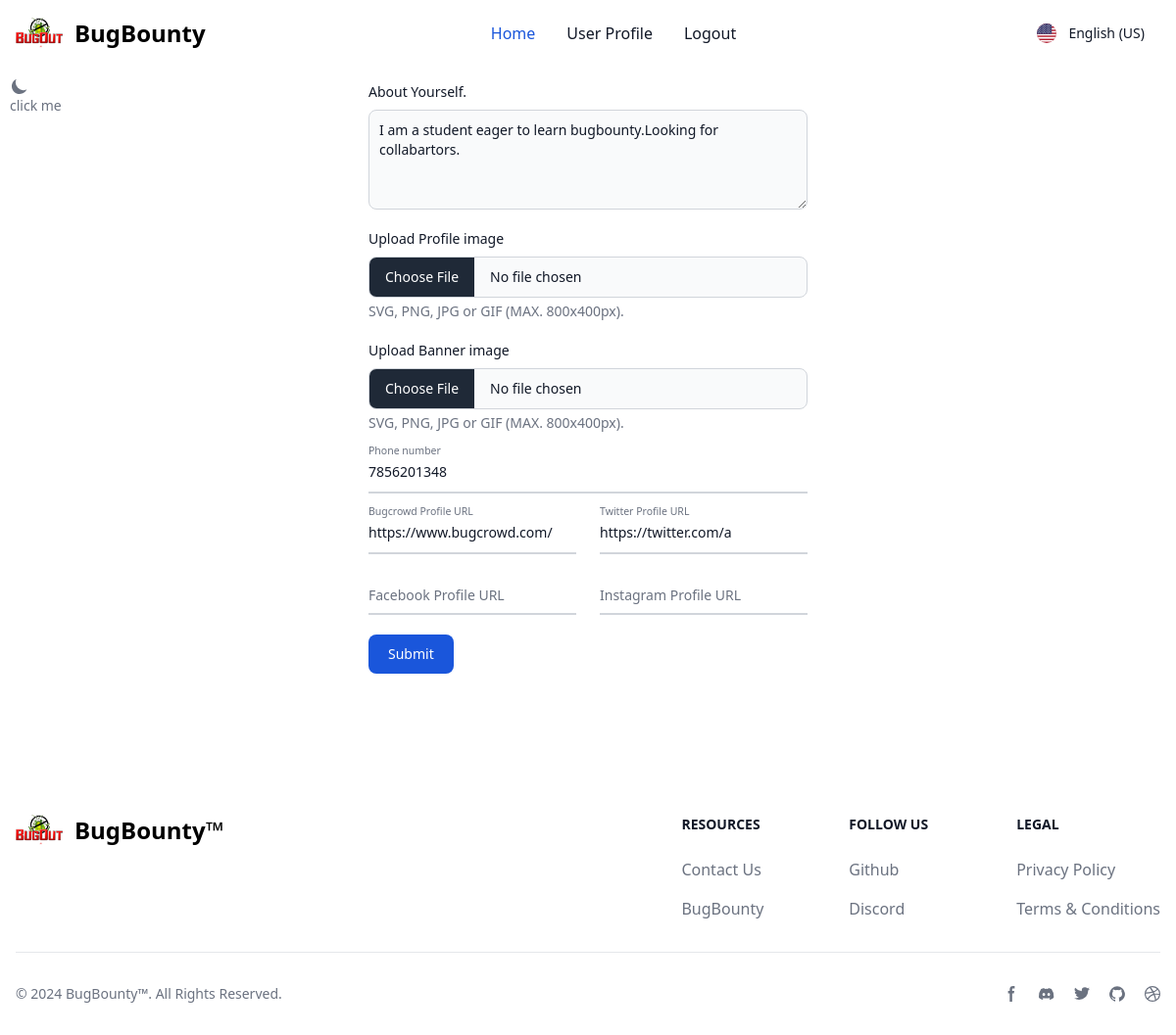
Before: /updateprofile/ (signed in) with the older database file.
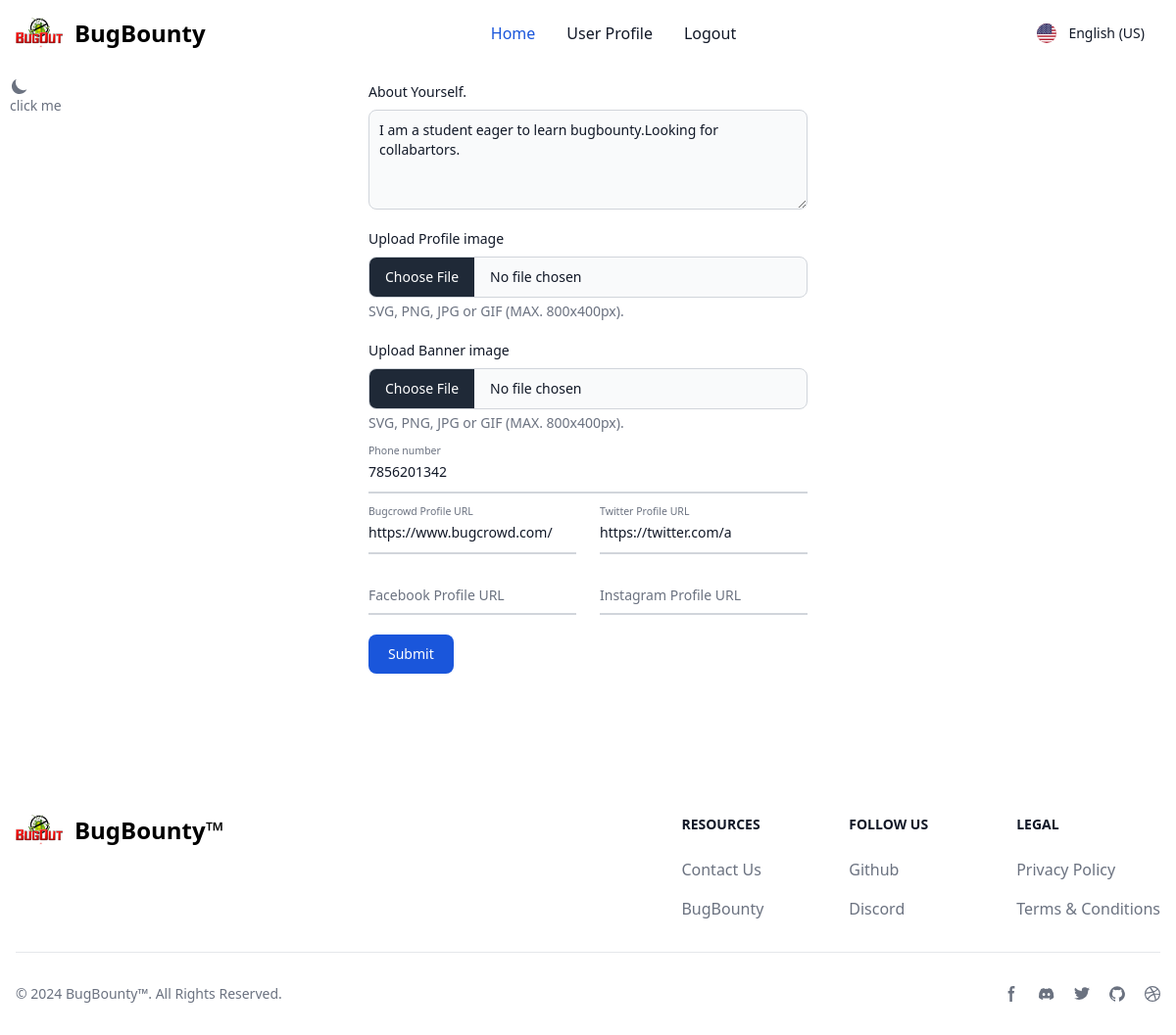
After: the same page with the newer database file.
### app/models.py (models this page shows)
class UserProfile(models.Model):
    user = models.ForeignKey(User, on_delete=models.CASCADE)
    username = models.CharField(max_length=150)
    profilepicture = models.ImageField(
        upload_to='images', height_field=None, width_field=None, max_length=None)
    banner = models.ImageField(
        upload_to='images', height_field=None, width_field=None, max_length=None, blank=True)
    about = models.TextField()
    collabs = models.IntegerField(default=0, null=True, blank=True)
    bugcrowd = models.CharField(max_length=150, blank=True)
    twitter = models.CharField(max_length=150, blank=True)
    fb = models.CharField(max_length=150, blank=True)
    insta = models.CharField(max_length=150, blank=True)
    phone = models.BigIntegerField(blank=True)

### app/views.py (the view, shortened to what this page needs)
# urls.py: path('updateprofile/', updateUserProfile, name='updateprofile'),
@login_required(login_url='/login')
def updateUserProfile(request):
    try:
        query = UserProfile.objects.filter(user=request.user).first()
        context = UserProfile.objects.filter(user=request.user)
        return render(request, 'addprofile.html', {"query": context})
    except Exception as e:
        print(e)
        return redirect(page404)

### app/templates/addprofile.html (shortened to what the changed rows need)
{% extends 'base.html' %} {% block content %}
<div class="px-5 md:px-10">
  <form class="max-w-md mx-auto" method="post" enctype="multipart/form-data" id="userprofile">
    {% csrf_token %} {% if query %} {% for val in query %}
    <div class="relative z-0 w-full mb-5 group">
      <label
        for="message"
        class="block mb-2 text-sm font-medium text-gray-900 dark:text-white"
        >About Yourself.</label
      >
      <textarea
        id="message"
        rows="4"
        name="about"
        class="block p-2.5 w-full text-sm text-gray-900 bg-gray-50 rounded-lg border border-gray-300 focus:ring-blue-500 focus:border-blue-500 dark:bg-gray-700 dark:border-gray-600 dark:placeholder-gray-400 dark:text-white dark:focus:ring-blue-500 dark:focus:border-blue-500"
        placeholder="I am a ethical hacker and penitration tester..."
        required
      >
{{val.about}}</textarea
      >
    </div>
    <div class="relative z-0 w-full mb-5 group">
      <label
        class="block mb-2 text-sm font-medium text-gray-900 dark:text-white"
        for="file_input"
        >Upload Profile image</label
      >
      <input
        class="block w-full text-sm text-gray-900 border border-gray-300 rounded-lg cursor-pointer bg-gray-50 dark:text-gray-400 focus:outline-none dark:bg-gray-700 dark:border-gray-600 dark:placeholder-gray-400"
        aria-describedby="file_input_help"
        id="file_input"
        type="file"
        name="profile"
      />
      <p
        class="mt-1 text-sm text-gray-500 dark:text-gray-300"
        id="file_input_help"
      >
        SVG, PNG, JPG or GIF (MAX. 800x400px).
      </p>
    </div>
    <div class="relative z-0 w-full mb-5 group">
      <label
        class="block mb-2 text-sm font-medium text-gray-900 dark:text-white"
        for="file_input"
        >Upload Banner image</label
      >
      <input
        class="block w-full text-sm text-gray-900 border border-gray-300 rounded-lg cursor-pointer bg-gray-50 dark:text-gray-400 focus:outline-none dark:bg-gray-700 dark:border-gray-600 dark:placeholder-gray-400"
        aria-describedby="file_input_help"
        id="file_input"
        type="file"
        name="banner"
      />
      <p
        class="mt-1 text-sm text-gray-500 dark:text-gray-300"
        id="file_input_help"
      >
        SVG, PNG, JPG or GIF (MAX. 800x400px).
      </p>
    </div>
    <div class="relative z-0 w-full mb-5 group">
      <input
        type="number"
        name="phone"
        id="floating_phone"
        value="{{val.phone}}"
        class="block py-2.5 px-0 w-full text-sm text-gray-900 bg-transparent border-0 border-b-2 border-gray-300 appearance-none dark:text-white dark:border-gray-600 dark:focus:border-blue-500 focus:outline-none focus:ring-0 focus:border-blue-600 peer"
        placeholder=" "
        required
      />
      <label
        for="floating_phone"
        class="peer-focus:font-medium absolute text-sm text-gray-500 dark:text-gray-400 duration-300 transform -translate-y-6 scale-75 top-3 -z-10 origin-[0] peer-focus:start-0 rtl:peer-focus:translate-x-1/4 peer-focus:text-blue-600 peer-focus:dark:text-blue-500 peer-placeholder-shown:scale-100 peer-placeholder-shown:translate-y-0 peer-focus:scale-75 peer-focus:-translate-y-6"
        >Phone number
      </label>
    </div>
    <div class="grid md:grid-cols-2 md:gap-6">
      <div class="relative z-0 w-full mb-5 group">
        <input
          type="text"
          name="bugcrowd"
          id="floating_first_name"
          value="{{val.bugcrowd}}"
          class="block py-2.5 px-0 w-full text-sm text-gray-900 bg-transparent border-0 border-b-2 border-gray-300 appearance-none dark:text-white dark:border-gray-600 dark:focus:border-blue-500 focus:outline-none focus:ring-0 focus:border-blue-600 peer"
          placeholder="Bugcrowd Profile URL"
          required
        />
        <label
          for="floating_first_name"
          class="peer-focus:font-medium absolute text-sm text-gray-500 dark:text-gray-400 duration-300 transform -translate-y-6 scale-75 top-3 -z-10 origin-[0] peer-focus:start-0 rtl:peer-focus:translate-x-1/4 peer-focus:text-blue-600 peer-focus:dark:text-blue-500 peer-placeholder-shown:scale-100 peer-placeholder-shown:translate-y-0 peer-focus:scale-75 peer-focus:-translate-y-6"
          >Bugcrowd Profile URL</label
        >
      </div>
      <div class="relative z-0 w-full mb-5 group">
        <input
          type="text"
          name="twitter"
          value="{{val.twitter}}"
          id="floating_last_name"
          class="block py-2.5 px-0 w-full text-sm text-gray-900 bg-transparent border-0 border-b-2 border-gray-300 appearance-none dark:text-white dark:border-gray-600 dark:focus:border-blue-500 focus:outline-none focus:ring-0 focus:border-blue-600 peer"
          placeholder=" "
          required
        />
        <label
          for="floating_last_name"
          class="peer-focus:font-medium absolute text-sm text-gray-500 dark:text-gray-400 duration-300 transform -translate-y-6 scale-75 top-3 -z-10 origin-[0] peer-focus:start-0 rtl:peer-focus:translate-x-1/4 peer-focus:text-blue-600 peer-focus:dark:text-blue-500 peer-placeholder-shown:scale-100 peer-placeholder-shown:translate-y-0 peer-focus:scale-75 peer-focus:-translate-y-6"
          >Twitter Profile URL</label
        >
      </div>
    </div>
    <div class="grid md:grid-cols-2 md:gap-6">
      <div class="relative z-0 w-full mb-5 group">
        <input
          type="text"
          name="facebook"
          value="{{val.fb}}"
          id="floating_phone"
          class="block py-2.5 px-0 w-full text-sm text-gray-900 bg-transparent border-0 border-b-2 border-gray-300 appearance-none dark:text-white dark:border-gray-600 dark:focus:border-blue-500 focus:outline-none focus:ring-0 focus:border-blue-600 peer"
          placeholder=" "
        />
        <label
          for="floating_phone"
          class="peer-focus:font-medium absolute text-sm text-gray-500 dark:text-gray-400 duration-300 transform -translate-y-6 scale-75 top-3 -z-10 origin-[0] peer-focus:start-0 rtl:peer-focus:translate-x-1/4 peer-focus:text-blue-600 peer-focus:dark:text-blue-500 peer-placeholder-shown:scale-100 peer-placeholder-shown:translate-y-0 peer-focus:scale-75 peer-focus:-translate-y-6"
          >Facebook Profile URL</label
        >
      </div>
      <div class="relative z-0 w-full mb-5 group">
        <input
          type="text"
          name="instagram"
          value="{{val.insta}}"
          id="floating_company"
          class="block py-2.5 px-0 w-full text-sm text-gray-900 bg-transparent border-0 border-b-2 border-gray-300 appearance-none dark:text-white dark:border-gray-600 dark:focus:border-blue-500 focus:outline-none focus:ring-0 focus:border-blue-600 peer"
          placeholder=" "
        />
        <label
          for="floating_company"
          class="peer-focus:font-medium absolute text-sm text-gray-500 dark:text-gray-400 duration-300 transform -translate-y-6 scale-75 top-3 -z-10 origin-[0] peer-focus:start-0 rtl:peer-focus:translate-x-1/4 peer-focus:text-blue-600 peer-focus:dark:text-blue-500 peer-placeholder-shown:scale-100 peer-placeholder-shown:translate-y-0 peer-focus:scale-75 peer-focus:-translate-y-6"
          >Instagram Profile URL</label
        >
      </div>
    </div>
    {% endfor %} {% endif %}
  </form>
</div>
{% endblock content %}

Changed rows visible on the page:
changed UserProfile "I am a student eager to learn bugbounty.Looking for collabartors.": phone "7856201348" → "7856201342"
